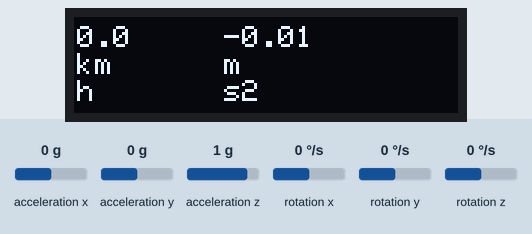
This sketch was run on a simulated ESP32. On the bench: 128×32 one-colour display. Wiring (inferred from the names in the program): MPU-6050 motion sensor at I2C address 0x69. The test bench sets the inputs (shaded band); at power-on: acceleration y 0 g, acceleration x 0 g, acceleration z 1 g, rotation x 0 °/s, rotation y 0 °/s, rotation z 0 °/s. The display library's start-up logo is not drawn; what the sketch prints to the serial monitor is not drawn.

Above: at 3.3 s.
3.4 s: acceleration y set to 1.4 g
At 6.1 s:
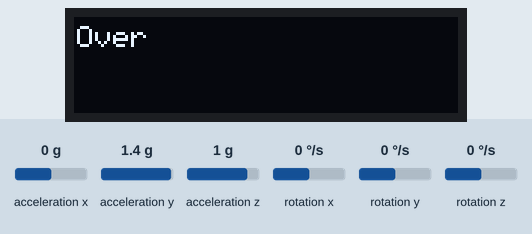
6.4 s: acceleration y set to -1.4 g
At 8.9 s:
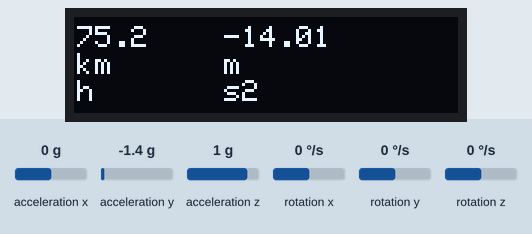
9.0 s: acceleration y set to -0.8 g
At 10.4 s:
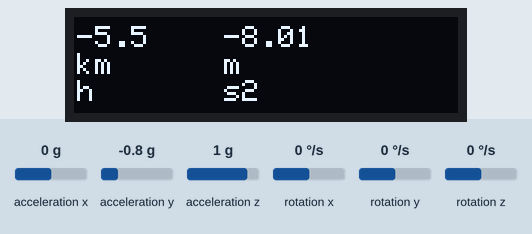
Timing chart, 0 to 12.0 s (numbered marks = the images above; inputs shaded):
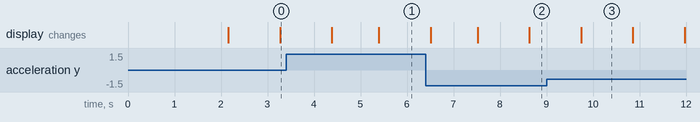

Measured:
- after the input at 3.4 s, the display: first changes after 0.98 s (image 1 shows a later state)
- what the display in image 3 shows lasts 1.2 s, from 9.7 s to 10.9 s

The sketch:

FreeRTOS.ino
```cpp
#if CONFIG_FREERTOS_UNICORE
#define ARDUINO_RUNNING_CORE 0
#else
#define ARDUINO_RUNNING_CORE 1
#endif

//libs
#include "GY521.h"
#include <SPI.h>
#include <Wire.h>
#include <Adafruit_GFX.h>
#include <Adafruit_SSD1306.h>

#define SCREEN_WIDTH 128
#define SCREEN_HEIGHT 32
#define OLED_RESET     4
#define SCREEN_ADDRESS 0x3C
Adafruit_SSD1306 display(SCREEN_WIDTH, SCREEN_HEIGHT, &Wire, OLED_RESET);

#define NUMFLAKES     10
#define LOGO_HEIGHT   16
#define LOGO_WIDTH    16


GY521 sensor(0x69);
double   X = 0;
double   Y = 0 ;
double   Z = 0 ;
double V = 0;
double U = 0 ;


void setup() {

  Serial.begin(115200);
  if (!display.begin(SSD1306_SWITCHCAPVCC, SCREEN_ADDRESS)) {
    Serial.println(F("SSD1306 allocation failed"));
    for (;;); // Don't proceed, loop forever
  }
  display.display();
  delay(2000); // Pause for 2 seconds
  display.clearDisplay();
  Serial.println(__FILE__);
  delay(100);
  while (sensor.wakeup() == false)
  {
    Serial.print(millis());
    Serial.println("\tCould not connect to GY521");
    delay(1000);
  }
  sensor.setAccelSensitivity(0);  // 8g
  sensor.setGyroSensitivity(0);   // 500 degrees/s

  sensor.setThrottle();
  Serial.println("start...");


  sensor.axe = 0.170;
  sensor.aye = -0.001;
  sensor.aze = 1.005;
  sensor.gxe = -0.144;
  sensor.gye = 1.699;
  sensor.gze = -0.143;

  /////////////////////////////
  xTaskCreatePinnedToCore(
    MPU6050
    ,  "mpu"
    ,  10240
    ,  NULL
    ,  1
    ,  NULL
    ,  ARDUINO_RUNNING_CORE);

  xTaskCreatePinnedToCore(
    LCD
    ,  "1602"
    ,  10240
    ,  NULL
    ,  2
    ,  NULL
    ,  ARDUINO_RUNNING_CORE);


}

void loop()
{

}
void MPU6050(void *pvParameters)
{
  int cin = 0;
  (void) pvParameters;

  for (;;)
  {
    sensor.read();
    X = (sensor.getAccelX() * 10);
    Y = (sensor.getAccelY() * 10);
    Z = (sensor.getAngleZ() * 10);

    if (Y >= 1 || Y <= -1) {
      V = Y * 0.1 + U ;
      U = V;
      cin = 0;
    }

    else
    {
      if (cin == 4 )
        if (V > 1) {
          V = V / 2;
          U = V;
          cin = 0;
        }
        else {
          V = 0;
          U = V;
        }
      cin++;
    }
    Serial.print(X, 3);
    Serial.print('\t');
    Serial.print(Y, 3);
    Serial.print('\t');
    Serial.print(Z, 3);
    Serial.print('\t');
    Serial.print(V, 3);
    Serial.println();
    delay(50);

  }
}

void LCD(void *pvParameters)
{
  (void) pvParameters;

  for (;;)
  {
    Wire.setClock(3200000);
    String V1 = String(V * 3.6 , 1 );
    String Y1 = String(Y , 2 );

    alarm(1);
    alarm(2);

    delay(100);
  }
}
void oled(String text, int x, int y, int size, boolean d) {

  display.setTextSize(size);
  display.setTextColor(WHITE);
  display.setCursor(x, y);
  display.println(text);
  if (d) {
    display.display();
  }

  //delay(100);
}
void alarm(int a)
{
  String V1 = String(V * 3.6 , 1 );
  String Y1 = String(Y , 2 );
  if (a == 1)
  {
    display.clearDisplay();
    oled(V1, 1, 3, 1, false);
    oled(Y1, 50, 3, 1, false);
    oled("km", 1, 12, 1, false);
    oled("m", 50, 12, 1, false);
    oled("h", 1, 21, 1, false);
    oled("s2", 50, 21, 1, false);
    display.display();
    delay(1000);
  }
  if (a == 2)
  {
    if (V > 50.0)
    {
      display.clearDisplay();
      oled("Over", 1, 3, 1, false);
      display.display();
      delay(1000);
    }
  }
}
```
